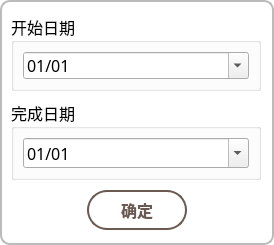
<?xml version="1.0" encoding="UTF-8"?>
<ui version="4.0">
 <class>DateDialog</class>
 <widget class="QDialog" name="DateDialog">
  <property name="geometry">
   <rect>
    <x>0</x>
    <y>0</y>
    <width>274</width>
    <height>245</height>
   </rect>
  </property>
  <property name="font">
   <font>
    <family>微软雅黑</family>
    <pointsize>9</pointsize>
   </font>
  </property>
  <property name="windowTitle">
   <string>Dialog</string>
  </property>
  <property name="styleSheet">
   <string notr="true">#DateDialog
{
	background-color:white;
	border: 2px solid #bbbbbb;
	border-radius:10px;
}</string>
  </property>
  <widget class="QPushButton" name="btnDate">
   <property name="geometry">
    <rect>
     <x>87</x>
     <y>190</y>
     <width>100</width>
     <height>40</height>
    </rect>
   </property>
   <property name="font">
    <font>
     <family>微软雅黑</family>
     <pointsize>12</pointsize>
     <weight>75</weight>
     <bold>true</bold>
    </font>
   </property>
   <property name="styleSheet">
    <string notr="true">#btnDate
{
	height: 20px;
	border: 2px solid rgb(107,90,82);
	border-radius:20px;
	background: white;
	color: rgb(107,90,82);
	text-align:center;
	vertical-align:middle;
}

#btnDate:hover
{
	background: rgb(107,90,82);
	color: white;
}</string>
   </property>
   <property name="text">
    <string>确定</string>
   </property>
  </widget>
  <widget class="QGroupBox" name="groupBox">
   <property name="geometry">
    <rect>
     <x>11</x>
     <y>14</y>
     <width>250</width>
     <height>77</height>
    </rect>
   </property>
   <property name="font">
    <font>
     <family>微软雅黑</family>
     <pointsize>12</pointsize>
    </font>
   </property>
   <property name="styleSheet">
    <string notr="true"/>
   </property>
   <property name="title">
    <string>开始日期</string>
   </property>
   <layout class="QVBoxLayout" name="verticalLayout">
    <item>
     <widget class="QDateEdit" name="dateFrom">
      <property name="font">
       <font>
        <family>微软雅黑</family>
        <pointsize>12</pointsize>
       </font>
      </property>
      <property name="styleSheet">
       <string notr="true"/>
      </property>
      <property name="dateTime">
       <datetime>
        <hour>0</hour>
        <minute>0</minute>
        <second>0</second>
        <year>2018</year>
        <month>1</month>
        <day>1</day>
       </datetime>
      </property>
      <property name="displayFormat">
       <string>MM/dd</string>
      </property>
      <property name="calendarPopup">
       <bool>true</bool>
      </property>
     </widget>
    </item>
   </layout>
  </widget>
  <widget class="QGroupBox" name="groupBox_2">
   <property name="geometry">
    <rect>
     <x>11</x>
     <y>100</y>
     <width>250</width>
     <height>80</height>
    </rect>
   </property>
   <property name="font">
    <font>
     <family>微软雅黑</family>
     <pointsize>12</pointsize>
    </font>
   </property>
   <property name="title">
    <string>完成日期</string>
   </property>
   <layout class="QVBoxLayout" name="verticalLayout_2">
    <item>
     <widget class="QDateEdit" name="dateTo">
      <property name="font">
       <font>
        <family>微软雅黑</family>
        <pointsize>12</pointsize>
       </font>
      </property>
      <property name="dateTime">
       <datetime>
        <hour>0</hour>
        <minute>0</minute>
        <second>0</second>
        <year>2018</year>
        <month>1</month>
        <day>1</day>
       </datetime>
      </property>
      <property name="displayFormat">
       <string>MM/dd</string>
      </property>
      <property name="calendarPopup">
       <bool>true</bool>
      </property>
     </widget>
    </item>
   </layout>
  </widget>
 </widget>
 <resources/>
 <connections>
  <connection>
   <sender>btnDate</sender>
   <signal>clicked()</signal>
   <receiver>DateDialog</receiver>
   <slot>accept()</slot>
   <hints>
    <hint type="sourcelabel">
     <x>199</x>
     <y>209</y>
    </hint>
    <hint type="destinationlabel">
     <x>199</x>
     <y>124</y>
    </hint>
   </hints>
  </connection>
 </connections>
</ui>
